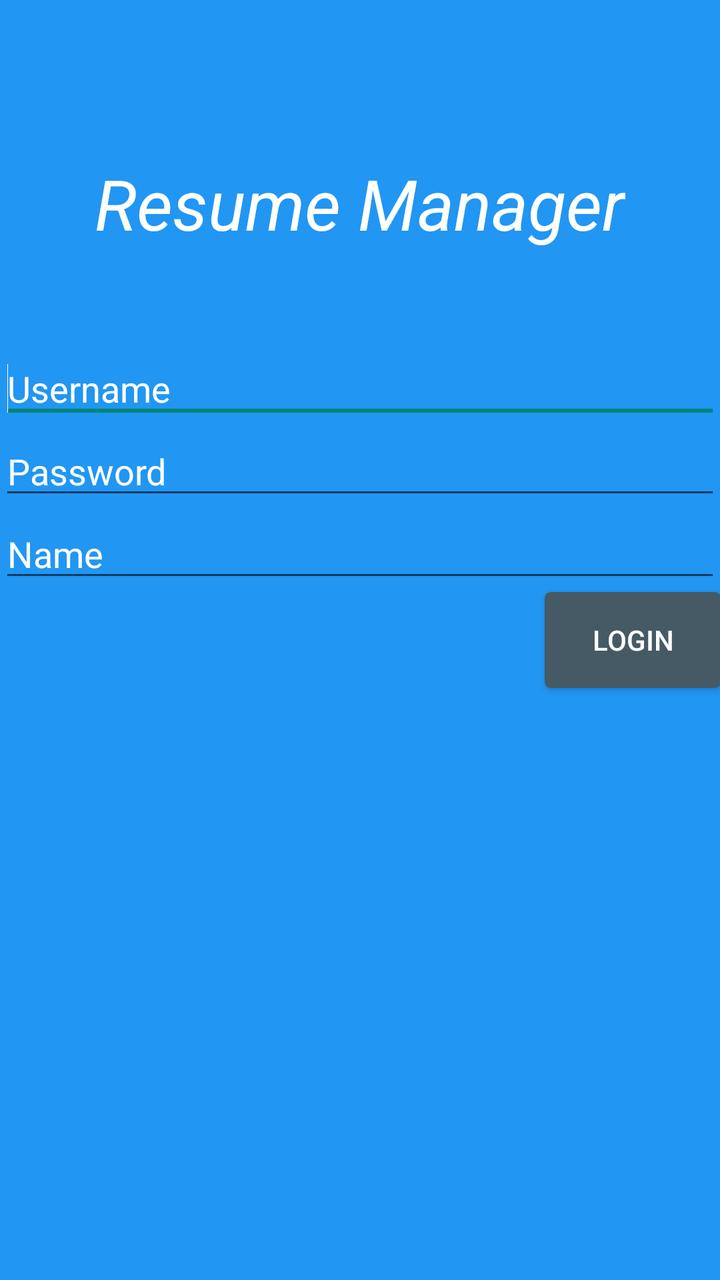
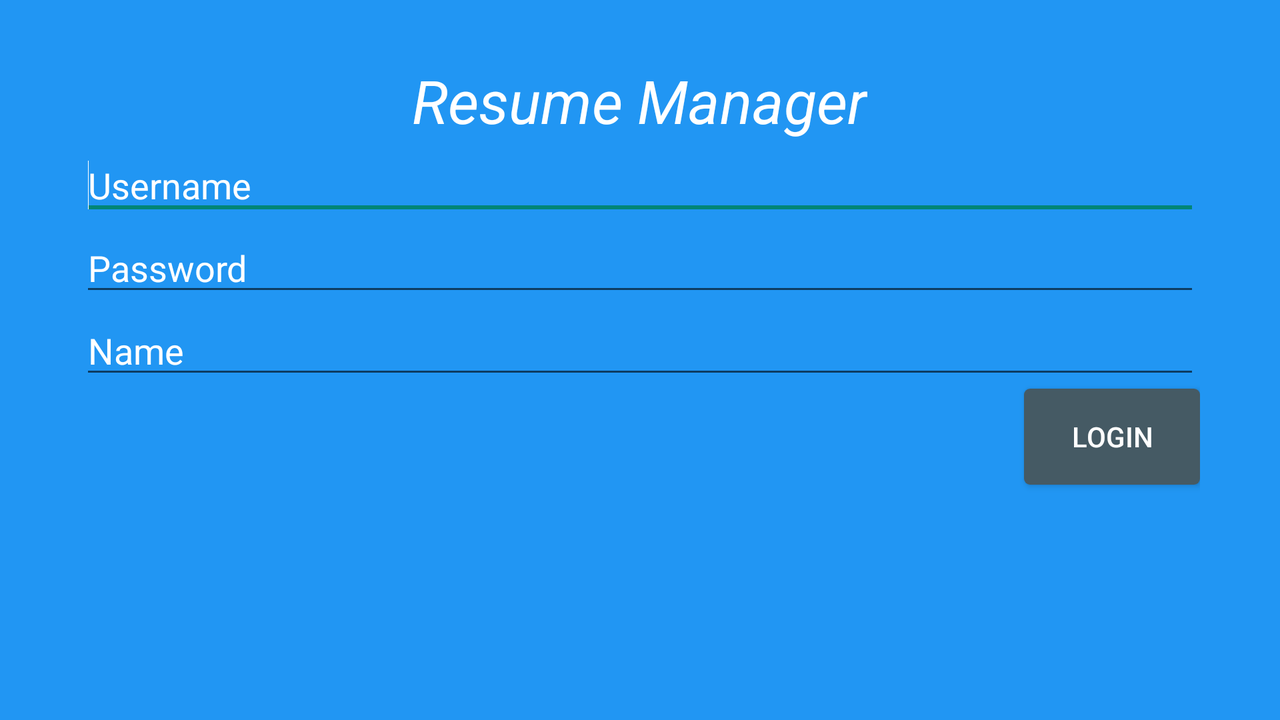

First picture: res/layout/ on a phone held upright. Second picture: the repository's own variant of that layout, on a device whose configuration matches the variant's folder. Source for both follows.
<!-- AndroidManifest.xml: application theme AppTheme -->
<!-- res/layout/login.xml -->
<RelativeLayout xmlns:android="http://schemas.android.com/apk/res/android"
    xmlns:tools="http://schemas.android.com/tools"
    android:layout_width="match_parent"
    android:layout_height="match_parent"
    android:paddingLeft="@dimen/activity_horizontal_margin"
    android:paddingRight="@dimen/activity_horizontal_margin"
    android:paddingTop="@dimen/activity_vertical_margin"
    android:background="#2196F3"
    android:paddingBottom="@dimen/activity_vertical_margin"
    tools:context="com.dhruv.resumemanager.LoginActivity">

    <Button
        android:id="@+id/button_login"
        android:text="@string/button_login"
        android:layout_centerVertical="true"
        android:layout_alignParentEnd="true"
        android:layout_alignParentRight="true"
        android:paddingLeft="6dp"
        android:paddingRight="6dp"
        android:background="@drawable/button"
        android:textColor="#FFF"
        android:layout_width="wrap_content"
        android:layout_height="wrap_content" />

    <EditText
        android:id="@+id/edit_name"
        android:maxLines="1"
        android:cursorVisible="true"
        android:textCursorDrawable="@null"
        android:hint="@string/edit_name"
        android:layout_width="match_parent"
        android:layout_above="@id/button_login"
        android:singleLine="true"
        android:ellipsize="end"
        android:textColor="#FFF"
        android:textColorHint="#FFF"
        android:layout_height="wrap_content" />

    <EditText
        android:id="@+id/edit_password"
        android:cursorVisible="true"
        android:textCursorDrawable="@null"
        android:maxLines="1"
        android:hint="@string/hint_pass"
        android:layout_above="@id/edit_name"
        android:layout_width="match_parent"
        android:layout_height="wrap_content"
        android:textColor="#FFF"
        android:singleLine="true"
        android:ellipsize="end"
        android:textColorHint="#FFF"
        android:inputType="textPassword" />

    <EditText
        android:id="@+id/edit_username"
        android:cursorVisible="true"
        android:textCursorDrawable="@null"
        android:layout_width="match_parent"
        android:layout_height="wrap_content"
        android:maxLines="1"
        android:hint="@string/hint_username"
        android:layout_above="@id/edit_password"
        android:textColor="#FFF"
        android:textColorHint="#FFF"
        android:singleLine="true"
        android:ellipsize="end"
        android:inputType="text">
        <requestFocus />
        </EditText>

    <TextView
        android:id="@+id/text_rm"
        android:text="@string/resume_manager"
        android:textColor="#FFF"
        android:textStyle="italic"
        android:layout_marginBottom="47dp"
        android:layout_above="@id/edit_username"
        android:textSize="35sp"
        android:layout_centerHorizontal="true"
        android:layout_width="wrap_content"
        android:layout_height="wrap_content" />

</RelativeLayout>
<!-- resources referenced by this layout -->
<resources>
  <!-- drawable button (drawable) -->
  <?xml version="1.0" encoding="utf-8"?>
  <shape xmlns:android="http://schemas.android.com/apk/res/android" >
      <corners android:radius="3dp" />
  
      <gradient android:angle="270"
          android:centerColor="#455A64"
          android:endColor="#455A64"
          android:startColor="#455A64" />
  </shape>
  <string name="button_login">Login</string>
  <string name="edit_name">Name</string>
  <string name="hint_pass">Password</string>
  <string name="hint_username">Username</string>
  <string name="resume_manager">Resume Manager</string>
  <style name="AppTheme" parent="Theme.AppCompat.Light.DarkActionBar">
          
      </style>
</resources>
<!-- res/layout-land/login.xml (the author's variant of the layout above) -->
<!-- drawn on the phone turned sideways -->
<?xml version="1.0" encoding="utf-8"?>
<RelativeLayout xmlns:android="http://schemas.android.com/apk/res/android"
    android:layout_width="match_parent"
    android:paddingStart="40dp"
    android:paddingLeft="40dp"
    android:paddingRight="40dp"
    android:paddingEnd="40dp"
    android:background="#2196F3"
    android:layout_height="match_parent">

    <TextView
        android:id="@+id/text_rm"
        android:text="@string/resume_manager"
        android:layout_centerHorizontal="true"
        android:textColor="#FFF"
        android:layout_marginTop="30dp"
        android:textSize="30sp"
        android:textStyle="italic"
        android:layout_width="wrap_content"
        android:layout_height="wrap_content" />

    <EditText
        android:id="@+id/edit_username"
        android:cursorVisible="true"
        android:textCursorDrawable="@null"
        android:layout_width="match_parent"
        android:layout_height="wrap_content"
        android:hint="@string/hint_username"
        android:layout_below="@id/text_rm"
        android:singleLine="true"
        android:ellipsize="end"
        android:textColor="#FFF"
        android:textColorHint="#FFF"
        android:inputType="text">
        <requestFocus/>
        </EditText>

    <EditText
        android:id="@+id/edit_password"
        android:cursorVisible="true"
        android:textCursorDrawable="@null"
        android:hint="@string/hint_pass"
        android:layout_below="@id/edit_username"
        android:layout_width="match_parent"
        android:layout_height="wrap_content"
        android:singleLine="true"
        android:ellipsize="end"
        android:textColor="#FFF"
        android:textColorHint="#FFF"
        android:inputType="textPassword" />

    <EditText
        android:id="@+id/edit_name"
        android:hint="@string/edit_name"
        android:layout_width="match_parent"
        android:cursorVisible="true"
        android:textCursorDrawable="@null"
        android:layout_below="@id/edit_password"
        android:singleLine="true"
        android:ellipsize="end"
        android:textColor="#FFF"
        android:textColorHint="#FFF"
        android:layout_height="wrap_content" />

    <Button
        android:id="@+id/button_login"
        android:text="@string/button_login"
        android:layout_below="@id/edit_name"
        android:layout_alignParentRight="true"
        android:layout_alignParentEnd="true"
        android:paddingLeft="10dp"
        android:paddingRight="10dp"
        android:background="@drawable/button"
        android:textColor="#FFF"
        android:layout_width="wrap_content"
        android:layout_height="wrap_content" />

</RelativeLayout>
